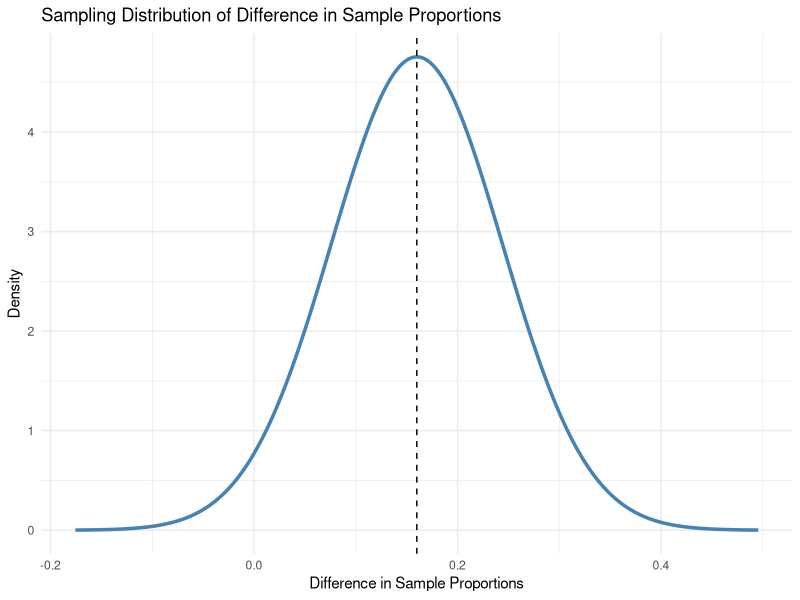
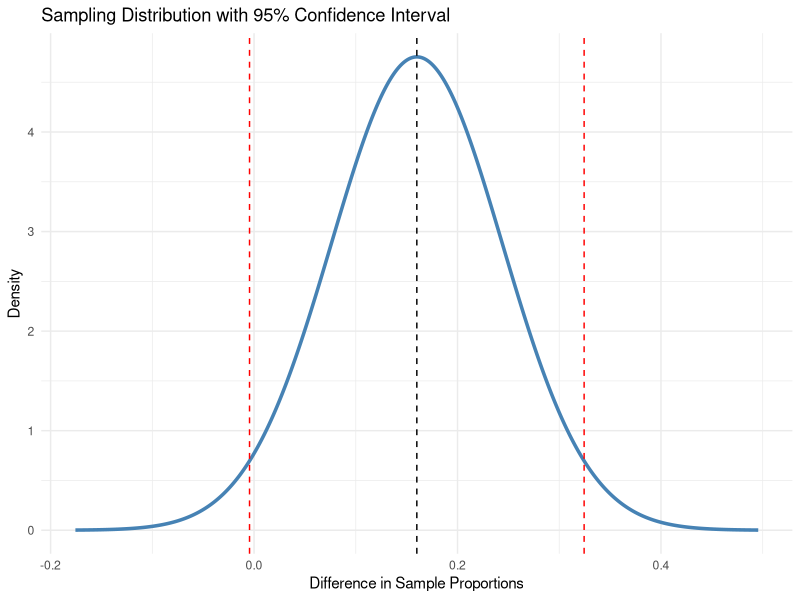
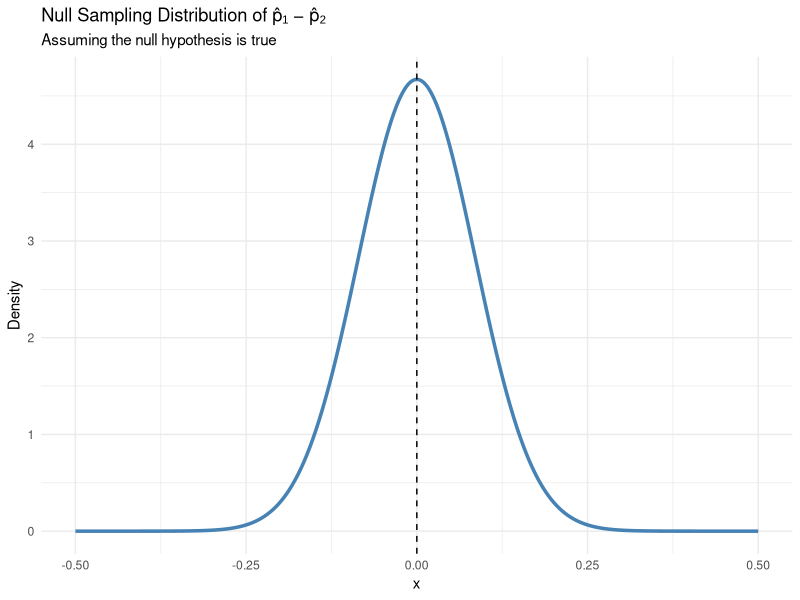
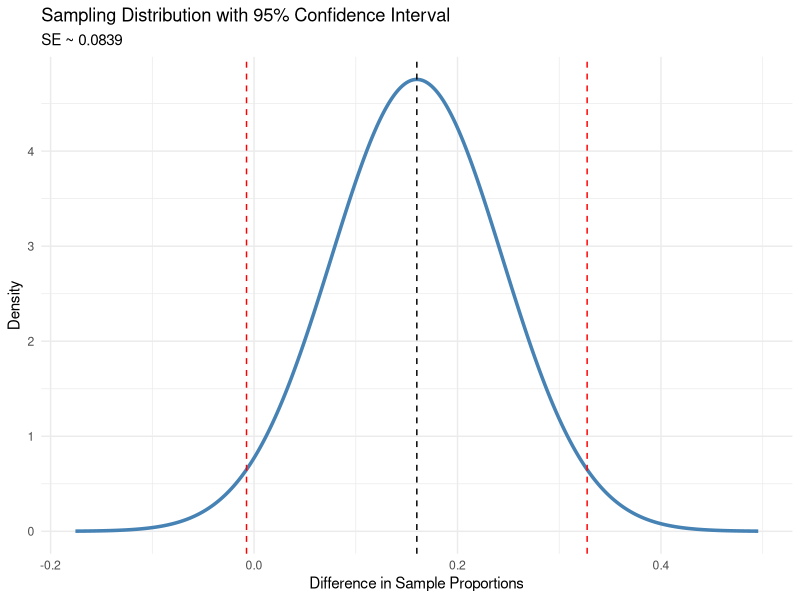
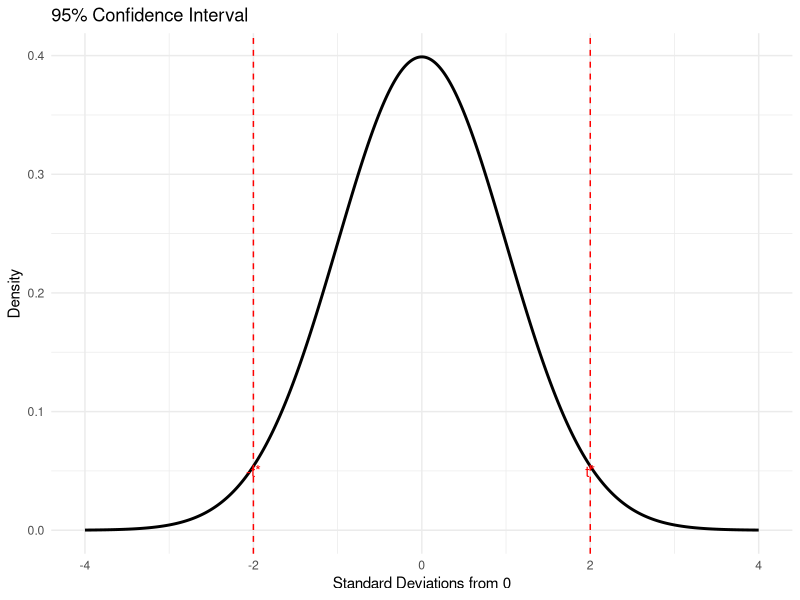
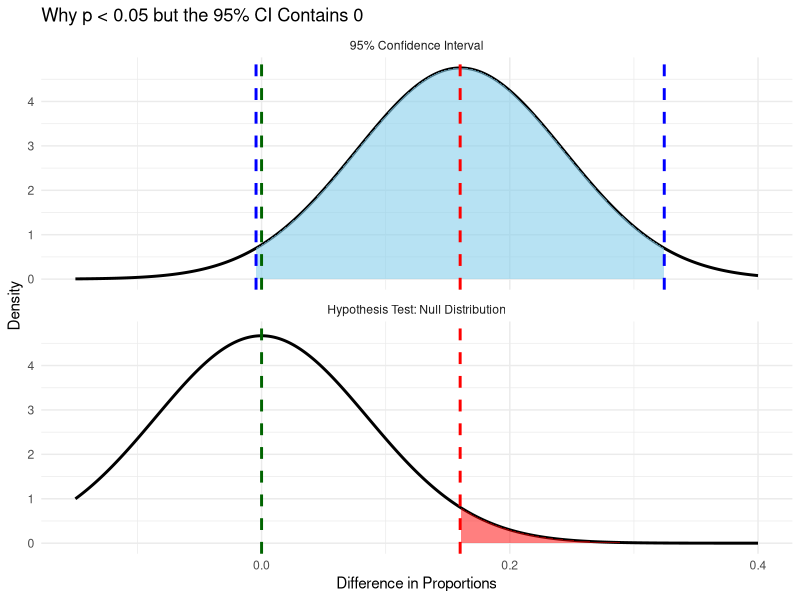
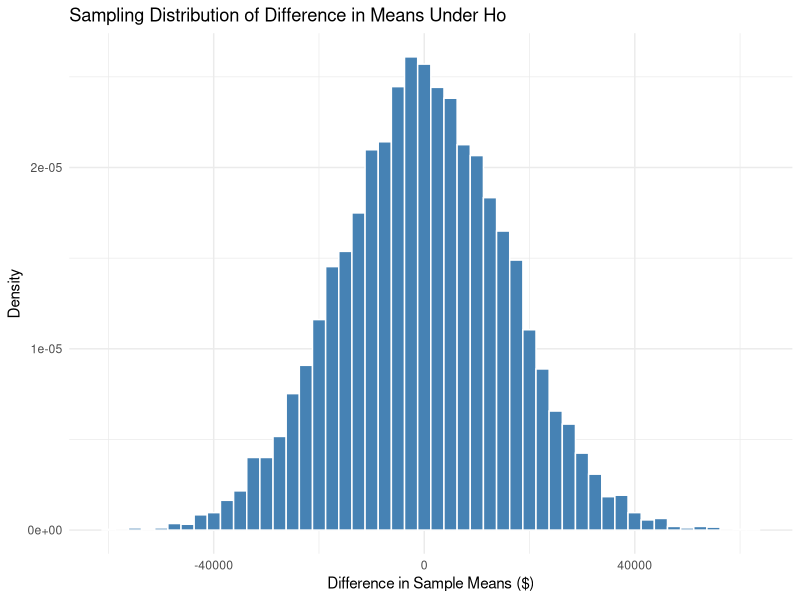
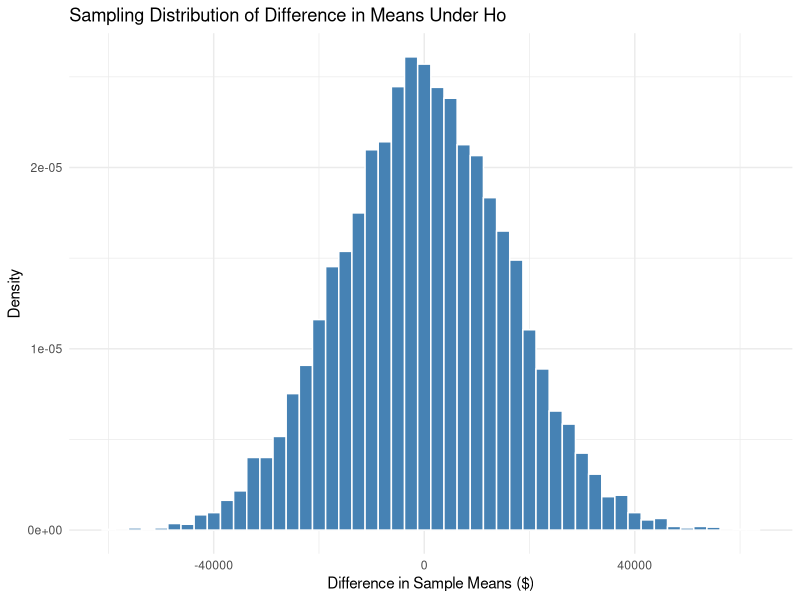

The R source for these figures, in order:
## ---- chunk 1
#| echo: false
library(ggplot2)

# Sample proportions
p1 <- 42/50
p2 <- 34/50

# Difference in sample proportions
diff <- p1 - p2

# Standard error for the sampling distribution
SE <- sqrt((p1 * (1 - p1) / 50) +
           (p2 * (1 - p2) / 50))

# Create x-values
x <- seq(diff - 4*SE, diff + 4*SE, length.out = 1000)

# Normal density
df <- data.frame(
  x = x,
  y = dnorm(x, mean = diff, sd = SE)
)

# Plot
ggplot(df, aes(x = x, y = y)) +
  geom_line(linewidth = 1.2, color = "steelblue") +
  geom_vline(xintercept = diff, linetype = "dashed") +
  labs(
    title = "Sampling Distribution of Difference in Sample Proportions",
    x = "Difference in Sample Proportions",
    y = "Density"
  ) +
  theme_minimal()
## ---- chunk 2
#| echo: false
lower <- diff - 1.96 * SE
upper <- diff + 1.96 * SE

ggplot(df, aes(x = x, y = y)) +
  geom_line(linewidth = 1.2, color = "steelblue") +
  geom_vline(xintercept = diff, linetype = "dashed") +
  geom_vline(xintercept = c(lower, upper),
             color = "red", linetype = "dashed") +
  labs(
    title = "Sampling Distribution with 95% Confidence Interval",
    x = "Difference in Sample Proportions",
    y = "Density"
  ) +
  theme_minimal()
## ---- chunk 3
#| echo: false

library(ggplot2)

# Null hypothesis: p1 = p2
p_pooled <- 0.76
n1 <- 50
n2 <- 50

# Standard error under H0
SE <- sqrt(p_pooled * (1 - p_pooled) * (1/n1 + 1/n2))

# Create values for the sampling distribution
x <- seq(-0.5, 0.5, length.out = 1000)

# Normal density under H0
data <- data.frame(
  x = x,
  density = dnorm(x, mean = 0, sd = SE)
)

ggplot(data, aes(x = x, y = density)) +
  geom_line(linewidth = 1.2, color = "steelblue") +
  geom_vline(xintercept = 0, linetype = "dashed") +
  labs(
    title = "Null Sampling Distribution of p̂₁ − p̂₂",
    subtitle = "Assuming the null hypothesis is true",
    y = "Density"
  ) +
  theme_minimal()
## ---- chunk 4
#| echo: false
lower <- diff - 1.96 * SE
upper <- diff + 1.96 * SE

ggplot(df, aes(x = x, y = y)) +
  geom_line(linewidth = 1.2, color = "steelblue") +
  geom_vline(xintercept = diff, linetype = "dashed") +
  geom_vline(xintercept = c(lower, upper),
             color = "red", linetype = "dashed") +
  labs(
    title = "Sampling Distribution with 95% Confidence Interval",
    subtitle = "SE ~ 0.0839",
    x = "Difference in Sample Proportions",
    y = "Density"
  ) +
  theme_minimal()
## ---- chunk 5
#| echo: false
library(ggplot2)

df <- data.frame(
  x = seq(-4, 4, length.out = 1000)
)

df$y <- dnorm(df$x)

ggplot(df, aes(x, y)) +
  geom_line(linewidth = 1) +
  geom_vline(xintercept = c(-2.0, 2.0),
             color = "red", linetype = "dashed") +
  annotate("text", x = 2.0, y = 0.05,
           label = "t*", color = "red") +
  annotate("text", x = -2.0, y = 0.05,
           label = "-t*", color = "red") +
  theme_minimal() +
  labs(
    title = "95% Confidence Interval",
    x = "Standard Deviations from 0",
    y = "Density"
  )
## ---- chunk 6
#| echo: false
library(ggplot2)
library(dplyr)

# Observed proportions
p1 <- 42/50
p2 <- 34/50
diff <- p1 - p2

# Null (pooled) SE
p_pool <- (42 + 34)/(50 + 50)

SE_null <- sqrt(
  p_pool * (1 - p_pool) * (1/50 + 1/50)
)

# CI SE
SE_CI <- sqrt(
  p1*(1-p1)/50 +
  p2*(1-p2)/50
)

# 95% CI
z_star <- 1.96
lower <- diff - z_star*SE_CI
upper <- diff + z_star*SE_CI

# Create x values
x <- seq(-0.15, 0.40, length.out = 1000)

# Data for both panels
df <- bind_rows(
  data.frame(
    x = x,
    y = dnorm(x, 0, SE_null),
    Panel = "Hypothesis Test: Null Distribution"
  ),
  data.frame(
    x = x,
    y = dnorm(x, diff, SE_CI),
    Panel = "95% Confidence Interval"
  )
)

ggplot(df, aes(x = x, y = y)) +
  
  geom_line(linewidth = 1, color = "black") +
  
  # Shade p-value in null distribution
  geom_area(
    data = subset(
      df,
      Panel == "Hypothesis Test: Null Distribution" &
        x >= diff
    ),
    fill = "red",
    alpha = 0.5
  ) +
  
  # Shade the 95% CI in the CI distribution
  geom_area(
    data = subset(
      df,
      Panel == "95% Confidence Interval" &
        x >= lower & x <= upper
    ),
    fill = "skyblue",
    alpha = 0.6
  ) +
  
  # Null value = 0
  geom_vline(
    xintercept = 0,
    color = "darkgreen",
    linewidth = 1,
    linetype = "dashed"
  ) +
  
  # Observed difference
  geom_vline(
    xintercept = diff,
    color = "red",
    linewidth = 1,
    linetype = "dashed"
  ) +
  
  # CI endpoints
  geom_vline(
    data = data.frame(
      x = c(lower, upper),
      Panel = "95% Confidence Interval"
    ),
    aes(xintercept = x),
    color = "blue",
    linetype = "dashed",
    linewidth = 1
  ) +
  
  facet_wrap(~Panel, ncol = 1) +
  
  labs(
    title = "Why p < 0.05 but the 95% CI Contains 0",
    x = "Difference in Proportions",
    y = "Density"
  ) +
  
  theme_minimal()
## ---- chunk 7
#| echo: false
library(ggplot2)

set.seed(123)

null_dist <- data.frame(
  difference = rnorm(
    10000,
    mean = 0,
    sd = 15910
  )
)

ggplot(null_dist, aes(x = difference)) +
  geom_histogram(
    aes(y = after_stat(density)),
    bins = 50,
    fill = "steelblue",
    color = "white"
  ) +
  labs(
    title = "Sampling Distribution of Difference in Means Under Ho",
    x = "Difference in Sample Means ($)",
    y = "Density"
  ) +
  theme_minimal()
## ---- chunk 8
#| echo: false
library(ggplot2)

set.seed(123)

null_dist <- data.frame(
  difference = rnorm(
    10000,
    mean = 0,
    sd = 15910
  )
)

ggplot(null_dist, aes(x = difference)) +
  geom_histogram(
    aes(y = after_stat(density)),
    bins = 50,
    fill = "steelblue",
    color = "white"
  ) +
  labs(
    title = "Sampling Distribution of Difference in Means Under Ho",
    x = "Difference in Sample Means ($)",
    y = "Density"
  ) +
  theme_minimal()
